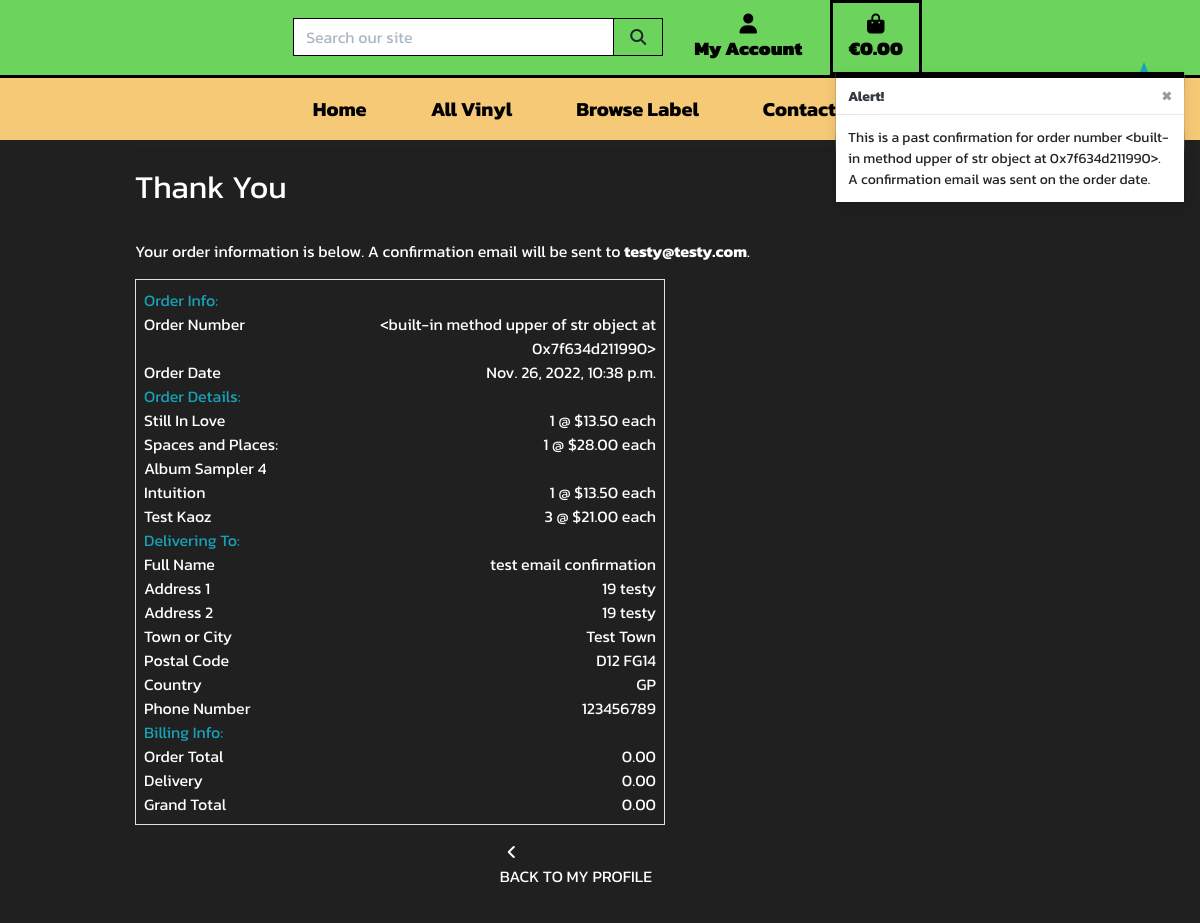
/profile/order_history/<built-in method upper of str object at 0x7f634d211990>, run on the app's committed database.
### checkout/models.py (models this page shows, shortened)
class Order(models.Model):
    order_number = models.CharField(max_length=32, null=False, editable=False)
    user_profile = models.ForeignKey(UserProfile, on_delete=models.SET_NULL,
                                     null=True, blank=True,
                                     related_name='orders'
                                     )
    full_name = models.CharField(max_length=50, null=False, blank=False)
    email = models.EmailField(max_length=254, null=False, blank=False)
    phone_number = models.CharField(max_length=20, null=False, blank=False)
    country = CountryField(blank_label='Country *', null=False, blank=False)
    town_or_city = models.CharField(max_length=40, null=False, blank=False)
    street_address1 = models.CharField(max_length=80, null=False, blank=False)
    street_address2 = models.CharField(max_length=80, null=True, blank=True)
    postcode = models.CharField(max_length=20, null=True, blank=True)
    county = models.CharField(max_length=80, null=True, blank=True)
    date = models.DateTimeField(auto_now_add=True)
    delivery_cost = models.DecimalField(
        max_digits=6, decimal_places=2, null=False, default=0
    )
    order_total = models.DecimalField(
        max_digits=10, decimal_places=2, null=False, default=0
    )
    grand_total = models.DecimalField(
        max_digits=10, decimal_places=2, null=False, default=0
    )
    original_basket = models.TextField(null=False, blank=False, default='')
    stripe_pid = models.CharField(
        max_length=254, null=False, blank=False, default=''
    )
    class Meta:
        ordering = ['-date']

class ItemCheckout(models.Model):
    order = models.ForeignKey(
        Order, null=False, blank=False, on_delete=models.CASCADE,
        related_name='itemcheckout'
    )
    record = models.ForeignKey(
        Record, null=False, blank=False, on_delete=models.CASCADE
    )
    quantity = models.IntegerField(null=False, blank=False, default=0)
    item_total = models.DecimalField(
        max_digits=6, decimal_places=2, null=False, blank=False, editable=False
    )

### products/models.py (models this page shows, shortened)
class Record(models.Model):
    label = models.ForeignKey(
        'Label', Label, default=False,
    )
    title = models.CharField(max_length=254)
    artist = models.CharField(max_length=254)
    price = models.DecimalField(max_digits=5, decimal_places=2)
    description = models.TextField(null=True, blank=True)
    stock_quantity = models.IntegerField(default=1)
    track_list_1 = models.TextField(default="Track")
    track_list_2 = models.TextField(default="Track")
    track_list_3 = models.TextField(default="Track")
    track_list_4 = models.TextField(default="Track")
    track_list_5 = models.TextField(default="Track")
    track_list_6 = models.TextField(default="Track")
    image_url = models.URLField(max_length=1024, null=True, blank=True)
    image = models.ImageField(null=True, blank=True)

### profiles/views.py (the view)
def order_history(request, order_number):
    order = get_object_or_404(Order, order_number=order_number)
    messages.info(request, (
        f'This is a past confirmation for order number {order_number}. '
        'A confirmation email was sent on the order date.'
    ))
    template = 'checkout/checkout_success.html'
    context = {
        'order': order,
        'from_profile': True,
    }
    return render(request, template, context)

### basket/contexts.py (called while the page is built, shortened)
def basket_contents(request):
    basket_items = []
    total = 0
    record_count = 0
    basket = request.session.get('basket', {})
    delivery = total * Decimal(settings.DELIVERY_PERCENTAGE / 100)
    grand_total = total + delivery
    context = {
        'basket_items': basket_items,
        'total': total,
        'record_count': record_count,
        'delivery': delivery,
        'grand_total': grand_total,
    }
    return context

### checkout/templates/checkout/checkout_success.html (shortened to what this page needs)
{% extends "base.html" %}
{% load static %}
{% block extra_css %}
    <link rel="stylesheet" href="{% static 'checkout/css/checkout.css' %}">
{% endblock %}
{% block page_header %}
    <div class="container header-container">
    </div>
{% endblock %}
{% block content %}
    <div class="container">
        <div class="row">
            <div class="col">
                <hr>
                <h2 class="font-weight-normal text-white">Thank You</h2>
                <hr>
                <p class="text-white">Your order information is below.
                    A confirmation email will be sent to <strong>{{ order.email }}</strong>.</p>
            </div>
        </div>
        <div class="row">
            <div class="col-12 col-lg-7">
                <div class="order-confirmation-wrapper p-2 border">
                    <div class="row">
                        <div class="col">
                            <span class="text-info">Order Info:</span>
                        </div>
                    </div>
                    <div class="row">
                        <div class="col-12 col-md-4">
                            <p class="mb-0 text-white font-weight-normal">Order Number</p>
                        </div>
                        <div class="col-12 col-md-8 text-md-right">
                            <p class="mb-0 text-white">{{ order.order_number }}</p>
                        </div>
                    </div>
                    <div class="row">
                        <div class="col-12 col-md-4">
                            <p class="mb-0 text-white font-weight-normal">Order Date</p>
                        </div>
                        <div class="col-12 col-md-8 text-md-right">
                            <p class="mb-0 text-white">{{ order.date }}</p>
                        </div>
                    </div>
                    <div class="row">
                        <div class="col">
                            <span class="text-info">Order Details:</span>
                        </div>
                    </div>
                    {% for item in order.itemcheckout.all %}
                    <div class="row">
                        <div class="col-12 col-md-4">
                            <p class="mb-0 text-white font-weight-normal">
                                {{ item.record.title }}
                            </p>
                        </div>
                        <div class="col-12 col-md-8 text-md-right">
                            <p class="mb-0 text-white" text-white>{{ item.quantity }} @ ${{ item.record.price }} each</p>
                        </div>
                    </div>
                    {% endfor %}
                    <div class="row">
                        <div class="col">
                            <span class="text-info">Delivering To:</span>
                        </div>
                    </div>
                    <div class="row">
                        <div class="col-12 col-md-4">
                            <p class="mb-0 text-white font-weight-normal">Full Name</p>
                        </div>
                        <div class="col-12 col-md-8 text-md-right">
                            <p class="mb-0 text-white">{{ order.full_name }}</p>
                        </div>
                    </div>
                    <div class="row">
                        <div class="col-12 col-md-4">
                            <p class="mb-0 text-white font-weight-normal">Address 1</p>
                        </div>
                        <div class="col-12 col-md-8 text-md-right">
                            <p class="mb-0 text-white">{{ order.street_address1 }}</p>
                        </div>
                    </div>
                    {% if order.street_address2 %}
                    <div class="row">
                        <div class="col-12 col-md-4">
                            <p class="mb-0 text-white font-weight-normal">Address 2</p>
                        </div>
                        <div class="col-12 col-md-8 text-md-right">
                            <p class="mb-0 text-white">{{ order.street_address1 }}</p>
                        </div>
                    </div>
                    {% endif %}
                    <div class="row">
                        <div class="col-12 col-md-4">
                            <p class="mb-0 text-white font-weight-normal">Town or City</p>
                        </div>
                        <div class="col-12 col-md-8 text-md-right">
                            <p class="mb-0 text-white">{{ order.town_or_city }}</p>
                        </div>
                    </div>
                    {% if order.postcode %}
                    <div class="row">
                        <div class="col-12 col-md-4">
                            <p class="mb-0 text-white font-weight-normal">Postal Code</p>
                        </div>
                        <div class="col-12 col-md-8 text-md-right">
                            <p class="mb-0 text-white">{{ order.postcode }}</p>
                        </div>
                    </div>
                    {% endif %}
                    <div class="row">
                        <div class="col-12 col-md-4">
                            <p class="mb-0 text-white font-weight-normal">Country</p>
                        </div>
                        <div class="col-12 col-md-8 text-md-right">
                            <p class="mb-0 text-white">{{ order.country }}</p>
                        </div>
                    </div>
                    <div class="row">
                        <div class="col-12 col-md-4">
                            <p class="mb-0 text-white font-weight-normal">Phone Number</p>
                        </div>
                        <div class="col-12 col-md-8 text-md-right">
                            <p class="mb-0 text-white">{{ order.phone_number }}</p>
                        </div>
                    </div>
                    <div class="row">
                        <div class="col">
                            <span class="text-info">Billing Info:</span>
                        </div>
                    </div>
                    <div class="row">
                        <div class="col-12 col-md-4">
                            <p class="mb-0 text-white font-weight-normal">Order Total</p>
                        </div>
                        <div class="col-12 col-md-8 text-md-right">
                            <p class="mb-0 text-white">{{ order.order_total }}</p>
                        </div>
                    </div>
                    <div class="row">
                        <div class="col-12 col-md-4">
                            <p class="mb-0 text-white font-weight-normal">Delivery</p>
                        </div>
                        <div class="col-12 col-md-8 text-md-right">
                            <p class="mb-0 text-white">{{ order.delivery_cost }}</p>
                        </div>
                    </div>
                    <div class="row">
                        <div class="col-12 col-md-4">
                            <p class="mb-0 text-white font-weight-normal">Grand Total</p>
                        </div>
                        <div class="col-12 col-md-8 text-md-right">
                            <p class="mb-0 text-white">{{ order.grand_total }}</p>
                        </div>
                    </div>
                </div>
            </div>
        </div>
        <div class="row">
			<div class="col-12 col-lg-7 text-right">
                {% if from_profile %}
                    <a href="{% url 'profile' %}" class="btn btn-white rounded-0 my-2">
                        <span class="icon mr-2 text-white">
                            <i class="fas fa-angle-left"></i>
                        </span>
                        <span class="text-uppercase text-white">Back to my Profile</span>
                    </a>
                {% endif %}
			</div>
		</div>
    </div>
{% endblock %}

### static/css/base.css (style rules this page uses)
html { height: 100%; }
body { font-family: Kanit, sans-serif; background: rgba(0, 0, 0, 0.874); height: calc(100vh - 164px); margin: 0; padding: 0; }
.header-container { margin-top: -2.45%; }
.icon { align-items: center; display: block; justify-content: center; height: 1.5rem; width: 1.5rem; }
@media (min-width: 1200px) { .container { max-width: 80%; } }
@media (min-width: 992px) { .header-container { padding-top: 164px; } }

### data on the page
Order: email "testy@testy.com", order_number "<built-in method upper of str object at 0x7f634d211990>", date "Nov. 26, 2022, 10:38 p.m.", full_name "test email confirmation", street_address1 "19 testy", town_or_city "Test Town", postcode "D12 FG14", country "GP", phone_number "123456789", order_total "0.00", delivery_cost "0.00", grand_total "0.00"
ItemCheckout: record "Still In Love", quantity "1", record.price "13.50"
ItemCheckout: record "Spaces and Places: Album Sampler 4", quantity "1", record.price "28.00"
ItemCheckout: record "Intuition", quantity "1", record.price "13.50"
ItemCheckout: record "Test Kaoz", quantity "3", record.price "21.00"

### other printed values
{{ message }} "This is a past confirmation for order number <built-in method upper of str object at 0x7f634d211990>. A confirmation email was sent on the order date."
